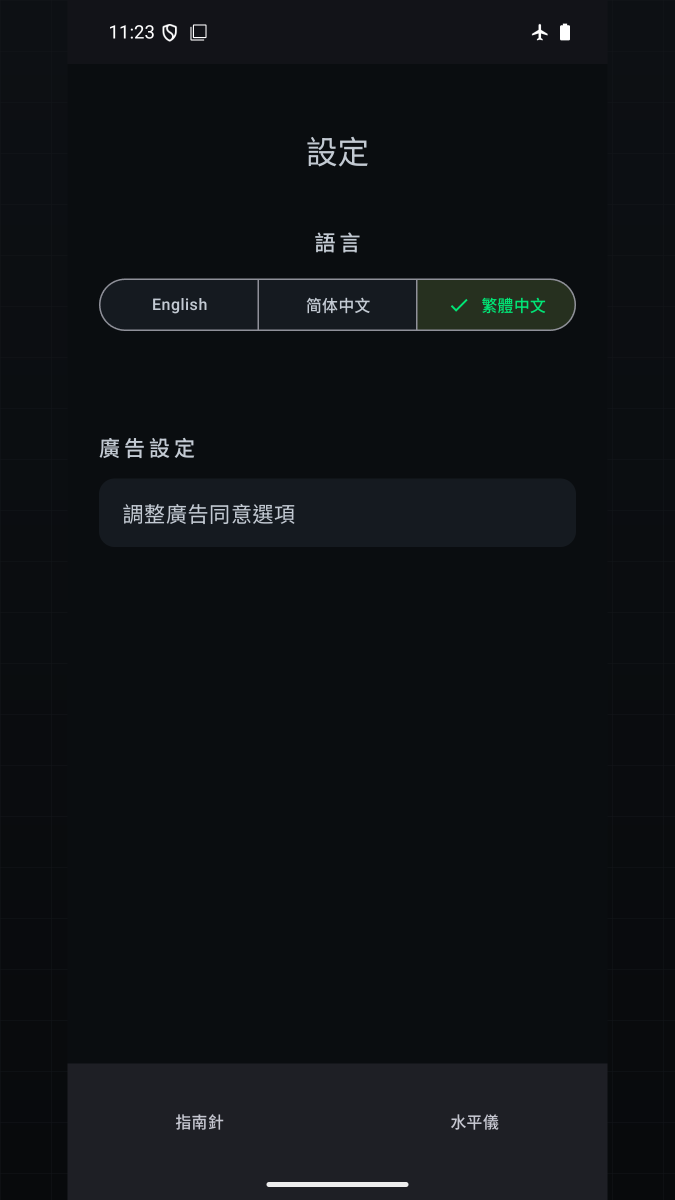
#> input picture docs/store-screenshots/01_settings.png, 1350 x 2400 px (shown at 1/2 size); its folder holds only this picture in this run
$ python make_store_screenshots.py ../store-screenshots/01_settings.png
#> lines starting #> are read from the running program, lines starting #| are printed output that depends on the picture
"""Pad captured 1080 x 2400 device shots to Play's 9:16 phone-screenshot spec.

Play's store-listing form says: 2-8 images, ratio 16:9 or 9:16, each side
320-3840 px, <= 8 MB. A 1080 x 2400 capture is 9:20, so it is rejected.
Cropping to 1080 x 1920 would delete 480 rows (status bar + bottom nav),
so we add 135 px on each side instead: 1350 x 2400 = exactly 9:16, both
sides >= 1080 px (the promo-eligibility line), nothing cropped away.

The side band reuses the promo image's background language: the app's own
near-black DialScreen gradient plus the 102 px blueprint grid measured out
of Logo.jpg, so screenshots and the 1024 x 500 promo image read as one set.

Usage:  python docs/icons/make_store_screenshots.py <in.png> [...]
        python docs/icons/make_store_screenshots.py --all
"""

import os
import sys
from PIL import Image, ImageDraw

HERE = os.path.dirname(os.path.abspath(__file__))
REPO = os.path.abspath(os.path.join(HERE, '..', '..'))
SRC_DIR = os.path.join(REPO, '_shots_store')
OUT_DIR = os.path.join(REPO, 'docs', 'store-screenshots')

TARGET_RATIO = 9 / 16.0
GRID_PERIOD = 102
GRID_DELTA = 6
# DialScreen (#0A0D10) with the same gentle top-to-bottom falloff as the promo image.
BG_TOP = (13, 16, 20)
BG_BOTTOM = (8, 10, 12)


def canvas_for(w, h):
    """Smallest 9:16 canvas that contains a w x h image without scaling."""
    need_w = int(round(h * TARGET_RATIO))
    need_h = int(round(w / TARGET_RATIO))
    if need_w >= w:
        return need_w, h
    return w, need_h


def background(w, h):
    img = Image.new('RGB', (w, h))
    dr = ImageDraw.Draw(img)
    for y in range(h):
        t = y / max(1, h - 1)
        c = tuple(round(BG_TOP[i] + (BG_BOTTOM[i] - BG_TOP[i]) * t) for i in range(3))
        dr.line([(0, y), (w, y)], fill=c)
    grid = tuple(min(255, BG_TOP[i] + GRID_DELTA) for i in range(3))
    for x in range(0, w, GRID_PERIOD):
        dr.line([(x, 0), (x, h)], fill=grid)
    for y in range(0, h, GRID_PERIOD):
        dr.line([(0, y), (w, y)], fill=grid)
    return img


def pad(path, out_dir):
    src = Image.open(path).convert('RGB')
    w, h = src.size
    ratio = h / w
    if abs(ratio - TARGET_RATIO) < 0.005:
        print('already 9:16, copied as-is:', os.path.basename(path))
        cw, ch = w, h
        out = background(cw, ch)
        out.paste(src, (0, 0))
    else:
        cw, ch = canvas_for(w, h)
        if cw < w or ch < h:
            raise RuntimeError('canvas smaller than source: %s %s' % ((cw, ch), (w, h)))
        out = background(cw, ch)
        out.paste(src, ((cw - w) // 2, (ch - h) // 2))
    name = os.path.splitext(os.path.basename(path))[0] + '.png'
    dest = os.path.join(out_dir, name)
    out.save(dest, 'PNG', optimize=True)
    kb = os.path.getsize(dest) / 1024.0
    ok_ratio = abs(out.size[1] / float(out.size[0]) - 16 / 9.0) < 0.002
    assert ok_ratio, out.size
    assert min(out.size) >= 320 and max(out.size) <= 3840, out.size
    assert kb <= 8 * 1024, kb
    print('wrote %-34s %s  %.0f KB  ratio=%s' % (name, out.size, kb, '9:16 OK' if ok_ratio else 'BAD'))
    return dest


def main():
    os.makedirs(OUT_DIR, exist_ok=True)
    args = sys.argv[1:]
    if args == ['--all']:
        files = [os.path.join(SRC_DIR, f) for f in sorted(os.listdir(SRC_DIR))
                 if f.lower().endswith('.png')]
    else:
        files = args
    if not files:
        raise SystemExit(__doc__)
    for f in files:
        pad(f, OUT_DIR)
#> in pad, src is the input picture: PIL image 1350x2400 RGB; mean R, G, B 14.7, 17.7, 21
#> in background, `img = Image.new('RGB', (w, h))`: img: PIL image 1350x2400 RGB; every value is 0
#> in pad, `out = background(cw, ch)`:
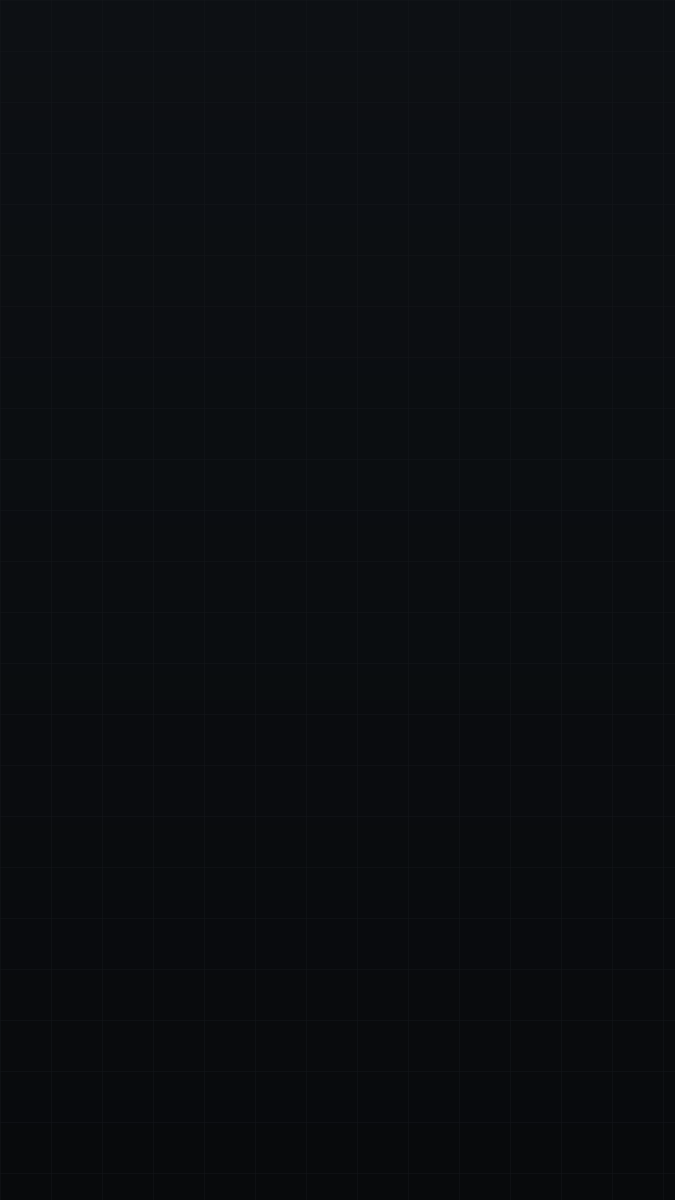
#> out: PIL image 1350x2400 RGB (shown at 1/2 size); mean R, G, B 10.7, 13.2, 16.2
#| wrote 01_settings.png                    (1350, 2400)  60 KB  ratio=9:16 OK


if __name__ == '__main__':
    main()
